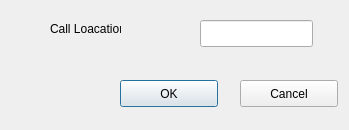
<?xml version="1.0" encoding="UTF-8"?>
<ui version="4.0">
 <class>GoToCall_d</class>
 <widget class="QDialog" name="GoToCall_d">
  <property name="geometry">
   <rect>
    <x>0</x>
    <y>0</y>
    <width>349</width>
    <height>130</height>
   </rect>
  </property>
  <property name="windowTitle">
   <string>GoToCall_d</string>
  </property>
  <widget class="QPushButton" name="pushButton">
   <property name="geometry">
    <rect>
     <x>120</x>
     <y>80</y>
     <width>98</width>
     <height>27</height>
    </rect>
   </property>
   <property name="text">
    <string>OK</string>
   </property>
  </widget>
  <widget class="QPushButton" name="pushButton_2">
   <property name="geometry">
    <rect>
     <x>240</x>
     <y>80</y>
     <width>98</width>
     <height>27</height>
    </rect>
   </property>
   <property name="text">
    <string>Cancel</string>
   </property>
  </widget>
  <widget class="QLineEdit" name="lineEdit">
   <property name="geometry">
    <rect>
     <x>200</x>
     <y>20</y>
     <width>113</width>
     <height>27</height>
    </rect>
   </property>
  </widget>
  <widget class="QLabel" name="label">
   <property name="geometry">
    <rect>
     <x>50</x>
     <y>20</y>
     <width>71</width>
     <height>17</height>
    </rect>
   </property>
   <property name="text">
    <string>Call Loacation</string>
   </property>
  </widget>
 </widget>
 <layoutdefault spacing="6" margin="11"/>
 <resources/>
 <connections/>
</ui>
